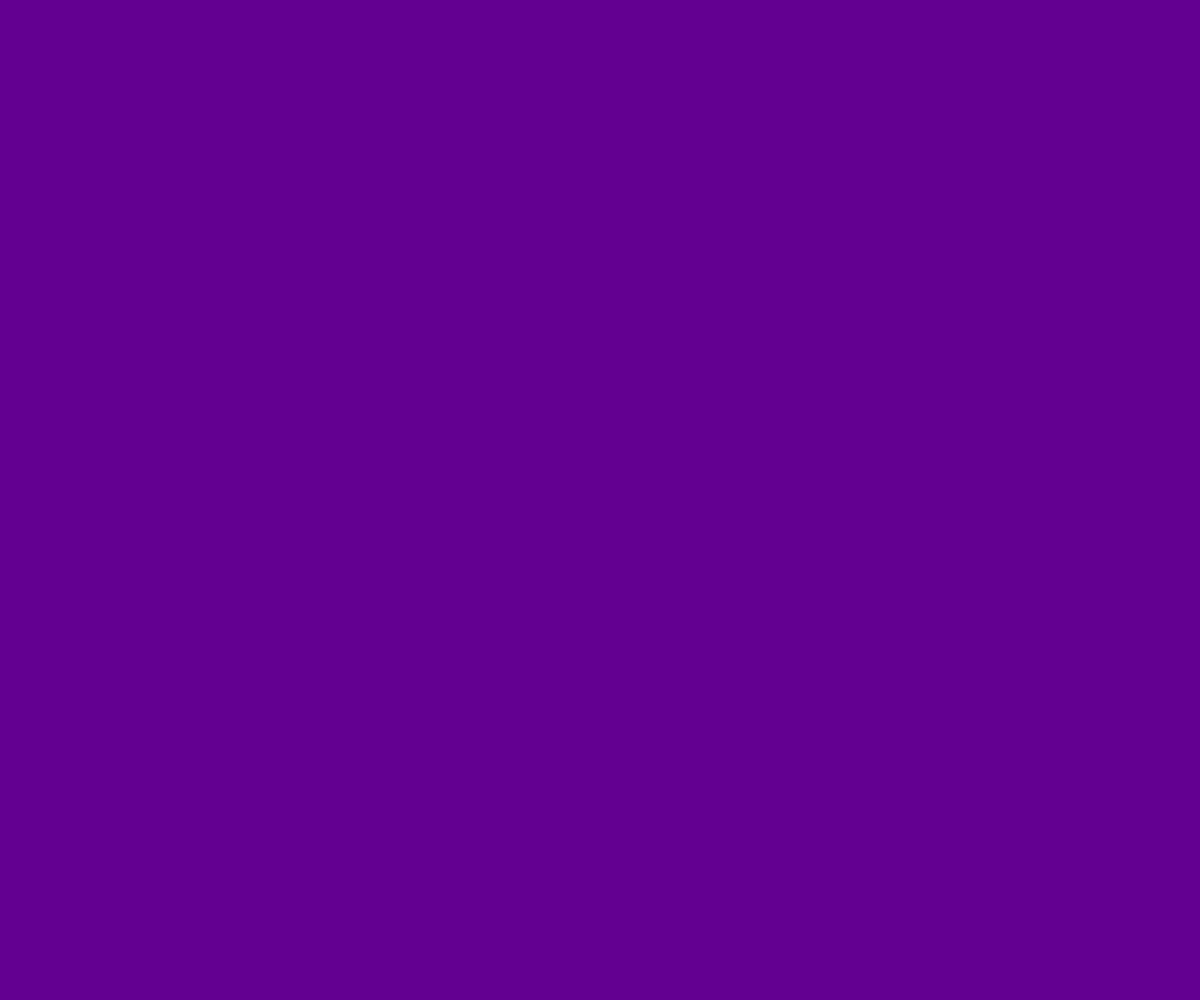
Frame 1 (no input)
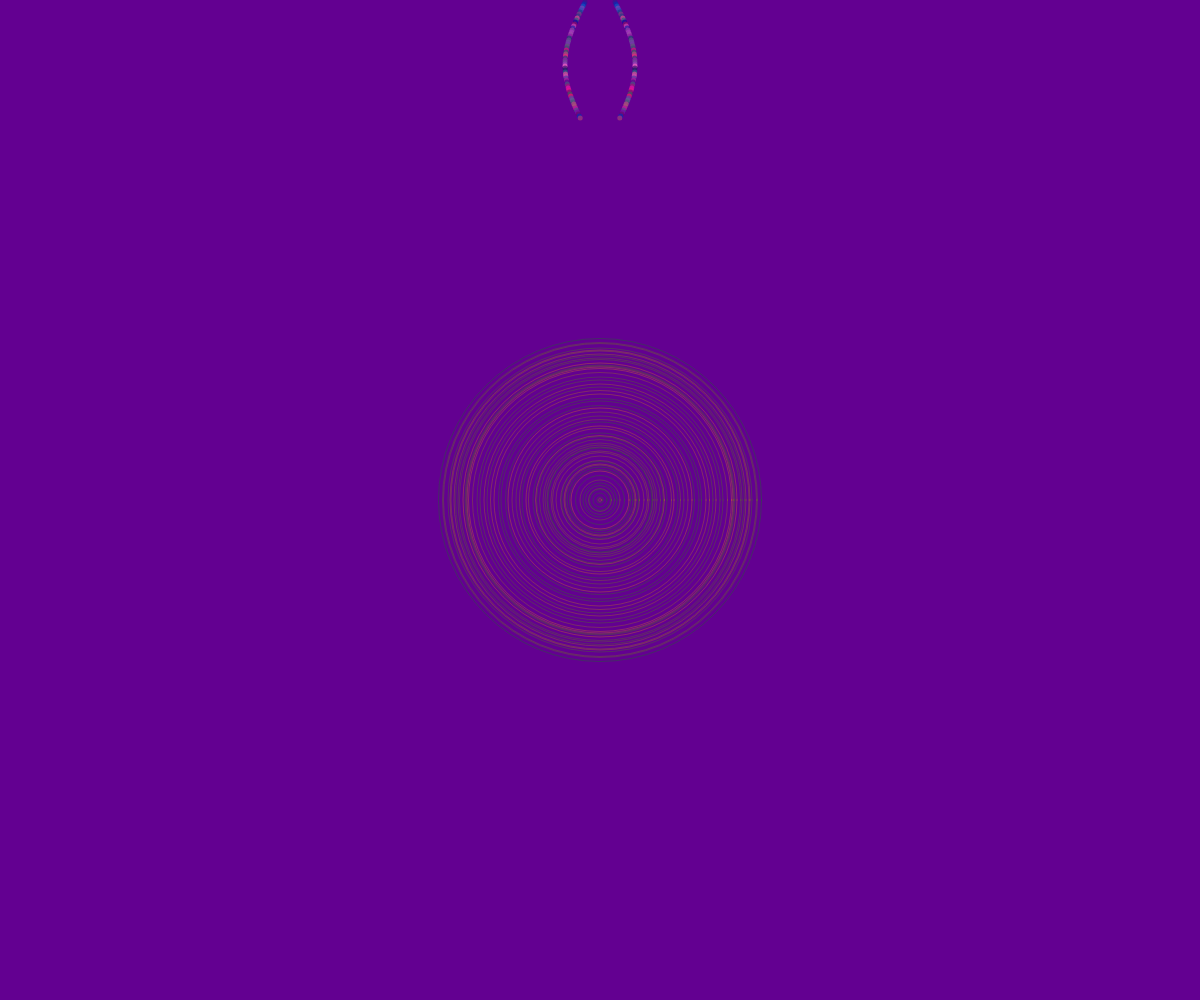
Frame 60 (no input)
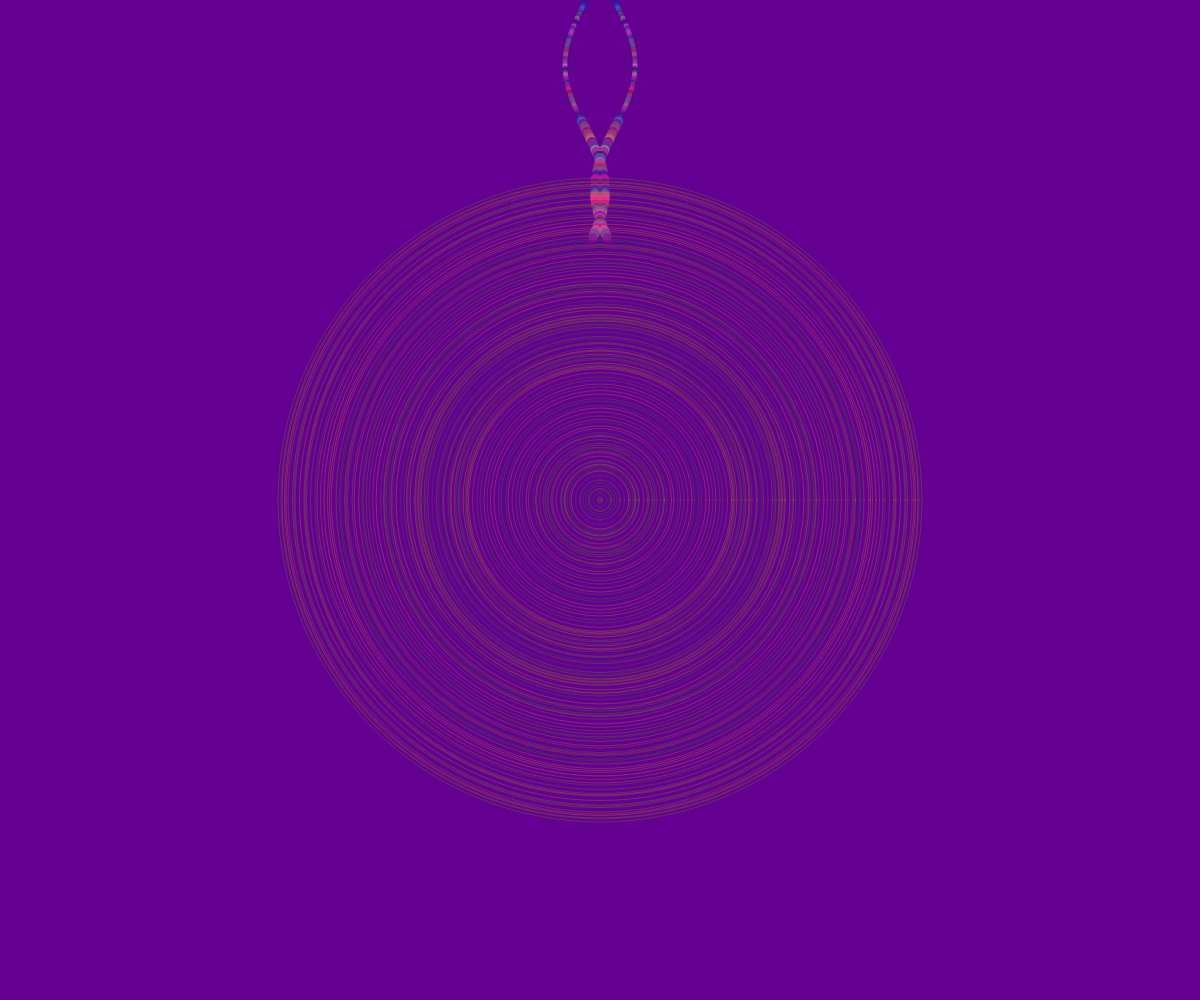
Frame 120 (the mouse pressed at the canvas centre since frame 60)

The p5.js sketch that drew these frames (run headless with seeded random() and noise() and a simulated clock; from frame 60 on, the mouse is pressed at the canvas centre):

// p5.js sketch
// ── sketch.js
//Jack Lawless
//Creative Coding 220 Section 51
//October 18th, 2017

//I couldn't seem to organize the top variables into an myObj = {}; without corrupting the program
var angle = 0.0;
var offset = 0.75;
var scalar = 20;
var speed = 0.05;
var size = 5;
var x ;
var y = 0 ;
// color variable
var col = {
  r: 0,
  g: 0,
  b: 255,
  alpha: 255
};
//position variable for background ellipse
var pos = {
  w: 0,
};


function setup(){
createCanvas(windowWidth, windowHeight);
background('rgb(99, 0, 145)');

}
function draw(){
  noStroke();
  translate(windowWidth/2, 0);
  //randomize alpha value between 150 and 200
  col.alpha = random(150, 200 );
  //size of cicles in sine wave variable dependent upon mouse.
  size = map(mouseX, 0, width, 5, 15);

//Sandbox for background circle
  push();
  noFill();
  stroke(col.r , 150, 0, 75);
  ellipse(0, windowHeight/2, pos.w);
  //randomize movement speed of ellipse
  pos.w += floor(random(2, 10));
  //bound ellipse to width of canvas
  pos.w = pos.w % width;
  pop();
// If statement to bound pattern and increase scalar upon each pass
  if(y > height){
    y = 0;
    scalar += pow(2, 4);
  //x + 500;
  }
  //reset after scalar after it has become very large
  if(scalar > 500){
    angle = 0.0;
    scalar = 20;
  }
//randomize r g and b to a nice set of colors
  col.r = floor(random(0, 255));
  col.g = floor(random(0 , 100));
  col.b = floor(random( 100, 200));
  fill(col.r, col.g, col.b, col.alpha);
  ellipse(x,  y, size);
  ellipse(-x,  y, size);
  //create sin wave movement (horizontal)
  x = ((offset + sin(angle)) * scalar);
  //create vertical movement
  y += 2;
  // update angle based upon speed.
  angle += speed;

}
